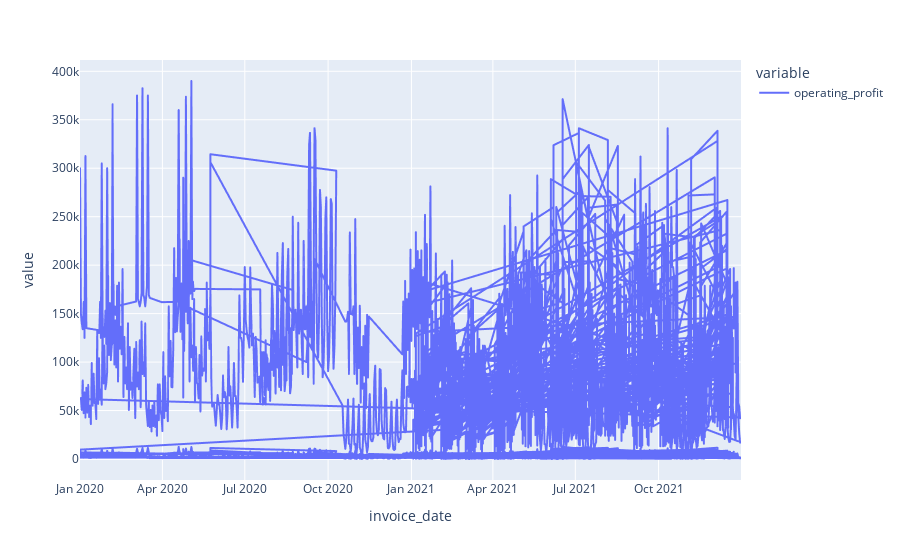

Source (notebook cell):
### Markdown cell above
### takeaways 
- data includes all months in both years

### Code cell
# visualizing target variable 
df.operating_profit.plot()

### Figure 1 — Plotly figure (JSON) as saved in the notebook; plotly's stock layout.template omitted (floating-point values rounded to 4 significant figures; data arrays with more than 128 entries replaced by an {"elided": "..."} marker saying what was removed)
{"data": [{"hovertemplate": "variable=operating_profit<br>invoice_date=%{x}<br>value=%{y}<extra></extra>", "legendgroup": "operating_profit", "line": {"color": "#636efa", "dash": "solid"}, "marker": {"symbol": "circle"}, "mode": "lines", "name": "operating_profit", "showlegend": true, "type": "scattergl", "x": {"elided": "9648 str values"}, "xaxis": "x", "y": {"elided": "9648 float values"}, "yaxis": "y"}], "layout": {"legend": {"title": {"text": "variable"}, "tracegroupgap": 0}, "margin": {"t": 60}, "xaxis": {"anchor": "y", "domain": [0, 1], "title": {"text": "invoice_date"}}, "yaxis": {"anchor": "x", "domain": [0, 1], "title": {"text": "value"}}}}
